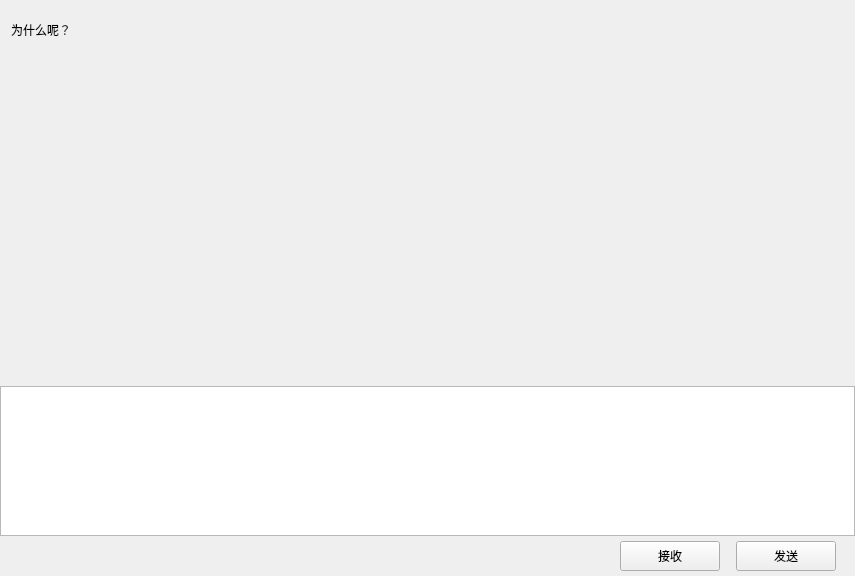
<?xml version="1.0" encoding="UTF-8"?>
<ui version="4.0">
 <class>ChatPage</class>
 <widget class="QWidget" name="ChatPage">
  <property name="geometry">
   <rect>
    <x>0</x>
    <y>0</y>
    <width>855</width>
    <height>576</height>
   </rect>
  </property>
  <property name="windowTitle">
   <string>Form</string>
  </property>
  <layout class="QVBoxLayout" name="verticalLayout">
   <property name="spacing">
    <number>0</number>
   </property>
   <property name="leftMargin">
    <number>0</number>
   </property>
   <property name="topMargin">
    <number>0</number>
   </property>
   <property name="rightMargin">
    <number>0</number>
   </property>
   <property name="bottomMargin">
    <number>0</number>
   </property>
   <item>
    <widget class="QWidget" name="chat_data_wid" native="true">
     <layout class="QVBoxLayout" name="verticalLayout_6">
      <property name="spacing">
       <number>0</number>
      </property>
      <property name="leftMargin">
       <number>0</number>
      </property>
      <property name="topMargin">
       <number>0</number>
      </property>
      <property name="rightMargin">
       <number>0</number>
      </property>
      <property name="bottomMargin">
       <number>0</number>
      </property>
      <item>
       <widget class="QWidget" name="title_wid" native="true">
        <property name="minimumSize">
         <size>
          <width>0</width>
          <height>60</height>
         </size>
        </property>
        <property name="maximumSize">
         <size>
          <width>16777215</width>
          <height>60</height>
         </size>
        </property>
        <layout class="QVBoxLayout" name="verticalLayout_7">
         <property name="leftMargin">
          <number>9</number>
         </property>
         <property name="topMargin">
          <number>2</number>
         </property>
         <property name="rightMargin">
          <number>2</number>
         </property>
         <property name="bottomMargin">
          <number>2</number>
         </property>
         <item>
          <widget class="QWidget" name="widget" native="true">
           <layout class="QHBoxLayout" name="horizontalLayout_6">
            <property name="leftMargin">
             <number>2</number>
            </property>
            <property name="topMargin">
             <number>2</number>
            </property>
            <property name="rightMargin">
             <number>2</number>
            </property>
            <property name="bottomMargin">
             <number>2</number>
            </property>
            <item>
             <widget class="QLabel" name="title_lb">
              <property name="text">
               <string>为什么呢？</string>
              </property>
             </widget>
            </item>
           </layout>
          </widget>
         </item>
        </layout>
       </widget>
      </item>
      <item>
       <widget class="ChatView" name="chat_data_list" native="true"/>
      </item>
      <item>
       <widget class="QWidget" name="tool_wid" native="true">
        <property name="minimumSize">
         <size>
          <width>0</width>
          <height>40</height>
         </size>
        </property>
        <property name="maximumSize">
         <size>
          <width>16777215</width>
          <height>40</height>
         </size>
        </property>
        <layout class="QHBoxLayout" name="horizontalLayout_7">
         <property name="spacing">
          <number>7</number>
         </property>
         <property name="leftMargin">
          <number>2</number>
         </property>
         <property name="topMargin">
          <number>2</number>
         </property>
         <property name="rightMargin">
          <number>2</number>
         </property>
         <property name="bottomMargin">
          <number>2</number>
         </property>
         <item>
          <spacer name="horizontalSpacer_8">
           <property name="orientation">
            <enum>Qt::Orientation::Horizontal</enum>
           </property>
           <property name="sizeType">
            <enum>QSizePolicy::Policy::Fixed</enum>
           </property>
           <property name="sizeHint" stdset="0">
            <size>
             <width>5</width>
             <height>20</height>
            </size>
           </property>
          </spacer>
         </item>
         <item>
          <widget class="ClickedLabel" name="emo_lb">
           <property name="minimumSize">
            <size>
             <width>25</width>
             <height>25</height>
            </size>
           </property>
           <property name="maximumSize">
            <size>
             <width>25</width>
             <height>25</height>
            </size>
           </property>
           <property name="text">
            <string/>
           </property>
          </widget>
         </item>
         <item>
          <spacer name="horizontalSpacer_9">
           <property name="orientation">
            <enum>Qt::Orientation::Horizontal</enum>
           </property>
           <property name="sizeType">
            <enum>QSizePolicy::Policy::Fixed</enum>
           </property>
           <property name="sizeHint" stdset="0">
            <size>
             <width>5</width>
             <height>20</height>
            </size>
           </property>
          </spacer>
         </item>
         <item>
          <widget class="ClickedLabel" name="file_lb">
           <property name="minimumSize">
            <size>
             <width>25</width>
             <height>25</height>
            </size>
           </property>
           <property name="maximumSize">
            <size>
             <width>25</width>
             <height>25</height>
            </size>
           </property>
           <property name="text">
            <string/>
           </property>
          </widget>
         </item>
         <item>
          <spacer name="horizontalSpacer_10">
           <property name="orientation">
            <enum>Qt::Orientation::Horizontal</enum>
           </property>
           <property name="sizeHint" stdset="0">
            <size>
             <width>40</width>
             <height>20</height>
            </size>
           </property>
          </spacer>
         </item>
        </layout>
       </widget>
      </item>
      <item>
       <widget class="MessageTextEdit" name="chatEdit">
        <property name="minimumSize">
         <size>
          <width>0</width>
          <height>150</height>
         </size>
        </property>
        <property name="maximumSize">
         <size>
          <width>16777215</width>
          <height>150</height>
         </size>
        </property>
       </widget>
      </item>
      <item>
       <widget class="QWidget" name="send_wid" native="true">
        <property name="minimumSize">
         <size>
          <width>0</width>
          <height>40</height>
         </size>
        </property>
        <property name="maximumSize">
         <size>
          <width>16777215</width>
          <height>40</height>
         </size>
        </property>
        <layout class="QHBoxLayout" name="horizontalLayout_8">
         <property name="topMargin">
          <number>2</number>
         </property>
         <property name="bottomMargin">
          <number>2</number>
         </property>
         <item>
          <spacer name="horizontalSpacer_11">
           <property name="orientation">
            <enum>Qt::Orientation::Horizontal</enum>
           </property>
           <property name="sizeHint" stdset="0">
            <size>
             <width>40</width>
             <height>20</height>
            </size>
           </property>
          </spacer>
         </item>
         <item>
          <widget class="ClickedBtn" name="receive_btn">
           <property name="minimumSize">
            <size>
             <width>100</width>
             <height>30</height>
            </size>
           </property>
           <property name="maximumSize">
            <size>
             <width>100</width>
             <height>30</height>
            </size>
           </property>
           <property name="text">
            <string>接收</string>
           </property>
          </widget>
         </item>
         <item>
          <spacer name="horizontalSpacer_12">
           <property name="orientation">
            <enum>Qt::Orientation::Horizontal</enum>
           </property>
           <property name="sizeType">
            <enum>QSizePolicy::Policy::Fixed</enum>
           </property>
           <property name="sizeHint" stdset="0">
            <size>
             <width>10</width>
             <height>20</height>
            </size>
           </property>
          </spacer>
         </item>
         <item>
          <widget class="ClickedBtn" name="send_btn">
           <property name="minimumSize">
            <size>
             <width>100</width>
             <height>30</height>
            </size>
           </property>
           <property name="maximumSize">
            <size>
             <width>100</width>
             <height>30</height>
            </size>
           </property>
           <property name="text">
            <string>发送</string>
           </property>
          </widget>
         </item>
         <item>
          <spacer name="horizontalSpacer_13">
           <property name="orientation">
            <enum>Qt::Orientation::Horizontal</enum>
           </property>
           <property name="sizeType">
            <enum>QSizePolicy::Policy::Fixed</enum>
           </property>
           <property name="sizeHint" stdset="0">
            <size>
             <width>10</width>
             <height>20</height>
            </size>
           </property>
          </spacer>
         </item>
        </layout>
       </widget>
      </item>
     </layout>
    </widget>
   </item>
  </layout>
 </widget>
 <customwidgets>
  <customwidget>
   <class>ClickedLabel</class>
   <extends>QLabel</extends>
   <header location="global">clickedlabel.h</header>
  </customwidget>
  <customwidget>
   <class>ClickedBtn</class>
   <extends>QPushButton</extends>
   <header location="global">clickedbtn.h</header>
  </customwidget>
  <customwidget>
   <class>ChatView</class>
   <extends>QWidget</extends>
   <header location="global">chatview.h</header>
   <container>1</container>
  </customwidget>
  <customwidget>
   <class>MessageTextEdit</class>
   <extends>QTextEdit</extends>
   <header location="global">messagetextedit.h</header>
  </customwidget>
 </customwidgets>
 <resources/>
 <connections/>
</ui>
